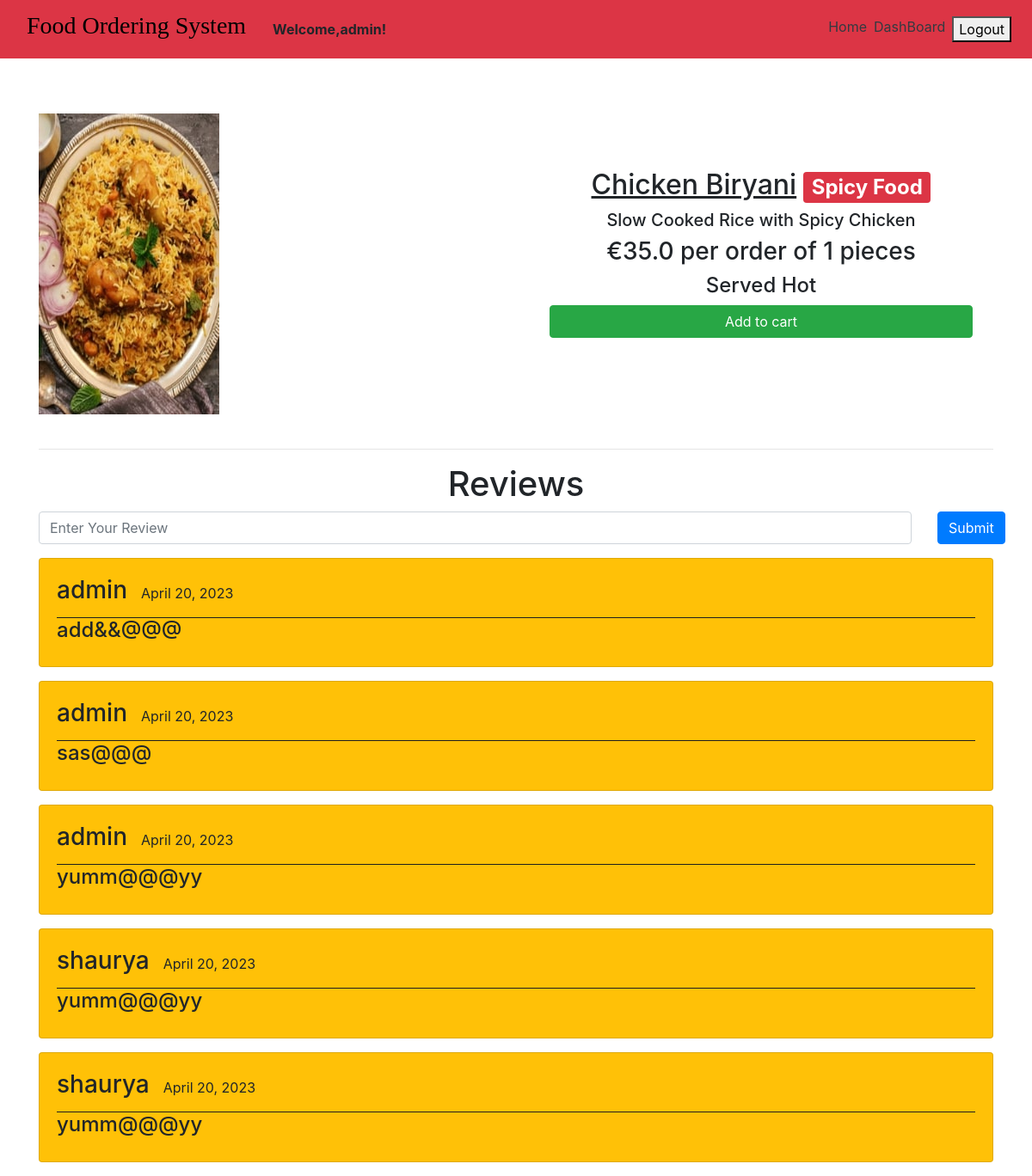
The page /dishes/pancit_palabok (signed in) on the database its author committed.
### main/models.py (models this page shows, shortened)
class Item(models.Model):
    LABELS = (
        ('Best Selling Food', 'Best Selling Food'),
        ('New Food', 'New Food'),
        ('Spicy Food', 'Spicy Food'),
    )
    LABEL_COLOUR = (
        ('danger', 'danger'),
        ('success', 'success'),
        ('primary', 'primary'),
        ('info', 'info'),
        ('warning', 'warning'),
    )
    title = models.CharField(max_length=150)
    description = models.CharField(max_length=250,blank=True)
    price = models.FloatField()
    pieces = models.IntegerField(default=6)
    instructions = models.CharField(max_length=250,default="Available")
    image = models.ImageField(default='default.png', upload_to='images/')
    labels = models.CharField(max_length=25, choices=LABELS, blank=True)
    label_colour = models.CharField(max_length=15, choices=LABEL_COLOUR, blank=True)
    slug = models.SlugField(default="foods")
    created_by = models.ForeignKey(User, on_delete=models.CASCADE)

class Reviews(models.Model):
    user = models.ForeignKey(User, on_delete = models.CASCADE)
    item = models.ForeignKey(Item, on_delete = models.CASCADE)
    rslug = models.SlugField()
    review = models.TextField()
    posted_on = models.DateField(default=timezone.now)
    class Meta:
        verbose_name = 'Review'
        verbose_name_plural = 'review'

### main/views.py (the view)
# urls.py: path('dishes/<slug>', views.menuDetail, name='dishes'),
@require_http_methods(["GET", "POST"])
def menuDetail(request, slug):
    item = Item.objects.filter(slug=slug).first()
    reviews = Reviews.objects.filter(rslug=slug).order_by('-id')[:7]
    context = {
        'item' : item,
        'reviews' : reviews,
    }
    return render(request, 'main/dishes.html', context)

### main/templatetags/get_group.py (called while the page is built)
@register.filter(name='has_group')
def has_group(user, group_name):
    return user.groups.filter(name=group_name).exists()

### main/templates/main/dishes.html (shortened to what this page needs)
{% extends "main/layout.html" %}
{% block content %}
<div class="dishes">
  <main class="mt-3 pt-4 main">
    <div class="container dark-grey-text">
      <div class="row wow fadeIn">
        <div class="col-md-6 mb-4">
          <img src="{{ item.image.url }}" class="img-fluid mt-4" alt="">
        </div>
        <div class="col-md-6 mb-4 information">
          <div class="p-4 content">
            <div class="mt-0">
                <h2><u>{{ item.title }}</u><span class="badge badge-{{ item.label_colour }} ml-2">{{ item.labels }}</span></h2>
            </div>
            <div class="lead">
              {% if item.description %}
              <h5>{{ item.description }}</h5>
              {% endif %}
              <h3>€{{ item.price }} per order of {{ item.pieces}} pieces</h3>
              <h4>{{ item.instructions }}</h4>
            </div>
            <a href="{% url 'main:add-to-cart' item.slug %}" class="btn btn-success btn-md my-0 p">Add to cart</a>
          </div>
        </div>
      </div>
      <hr>
    </div>
  </main>
  <div class="container">
    <h1 class="text-center">Reviews</h1>
    <form action="{% url 'main:add_reviews' %}" method="POST" class="mb-3">
      <div class="row">
        <div class="col-sm-11">
          <input type="text" name="review" class="form-control" placeholder="Enter Your Review" onkeyup="this.value=this.value.replace(/[^\w\s]/gi,'')">
        </div>
        <div class="col-sm-1">
          <button type="submit" class="btn btn-primary">Submit</button>
        </div>
      </div>
    </form>
    {% for review in reviews %}
    <div class="main-reviews card bg-warning mb-3">
      <div class="card-body">
        <div class="user_details" style="display: flex; border-bottom: 1px solid rgb(31, 30, 30);">
          <h3 class="mr-3">{{ review.user.username }} </h3>
          <p class="mt-2">{{ review.posted_on }}</p>
        </div>
          <h4>{{ review.review }}</h4>
      </div>
    </div>
    {% endfor %}
  </div>
</div>
{% endblock content %}

### static/main/styles.css (style rules this page uses)
.dishes .main .container .row img { max-width: 540px; max-height: 450px; width: fit-content; }
.dishes .main .container .row .content { display: flex; flex-direction: column; text-align: center; justify-content: center; }
.dishes .main .container .row .information { display: flex; flex-direction: column; text-align: center; justify-content: center; }

### rows shown on the page
Item: image (picture), title "Chicken Biryani", labels "Spicy Food", description "Slow Cooked Rice with Spicy Chicken", price "35.0", pieces "1", instructions "Served Hot"
Reviews: user.username "admin", posted_on "April 20, 2023", review "add&&@@@"
Reviews: user.username "admin", posted_on "April 20, 2023", review "sas@@@"
Reviews: user.username "admin", posted_on "April 20, 2023", review "yumm@@@yy"
Reviews: user.username "shaurya", posted_on "April 20, 2023", review "yumm@@@yy"
Reviews: user.username "shaurya", posted_on "April 20, 2023", review "yumm@@@yy"
